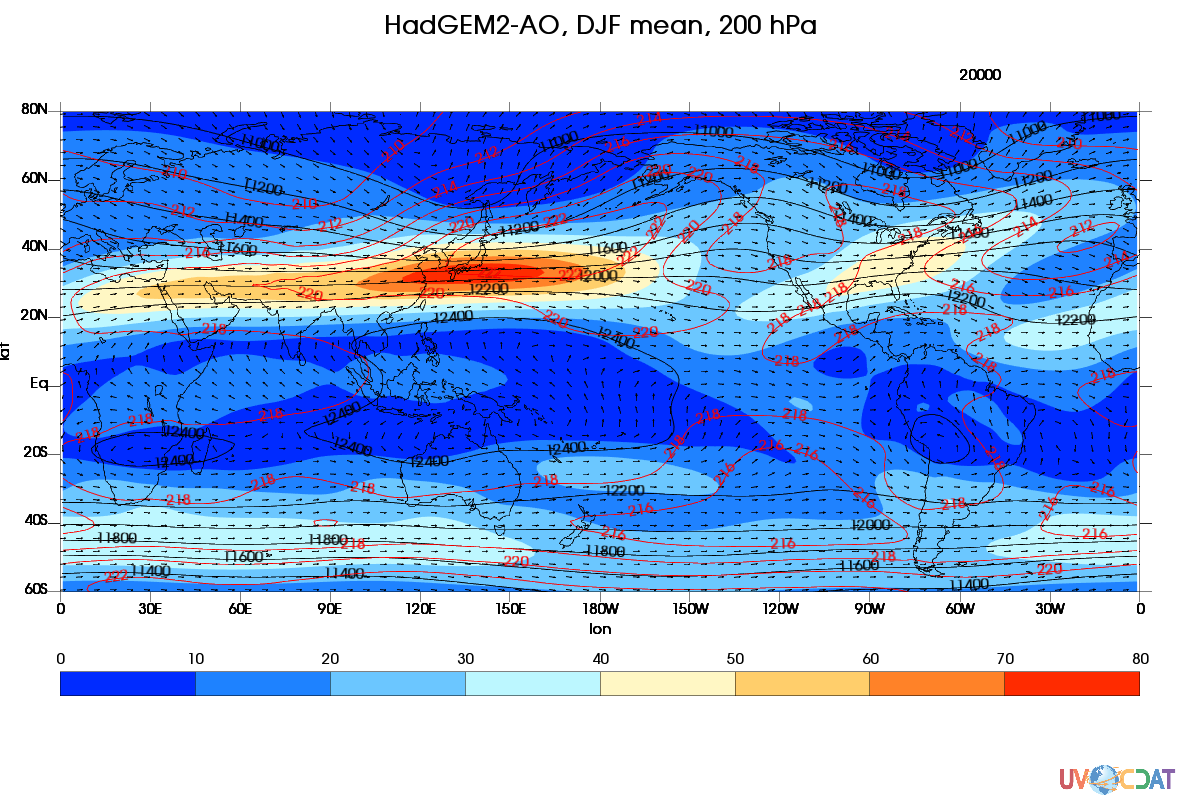

Write Python code to recreate this figure.
################################################################################################# 
# This python script plots climatologyt of DJF, at 200 hPa, obtained from one single CMIP5 model
# 
# Ji-Woo Lee (jwlee@llnl.gov), April 2016
################################################################################################# 

import cdms2 as cdms
import cdutil
import cdtime
import vcs
from cdms2 import MV

#
# Define function to get DJF climatology
#
def getdjf(var):
    var_djf = cdutil.DJF.climatology(d(time=(start_time,end_time)))
    var_djf.units = var.units
    var_djf.long_name = 'DJF clim. '+var.id+' '+str(start_year)+'-'+str(end_year)
    var_djf.id = d.id
    var_djf.model = 'HadGEM2-AO'
    return(var_djf)

#
# open file from local -- DATA was downloaded from ESGF
#
vars = ['zg','ta','ua','va']
nvar = len(vars)

start_year = 1949
end_year = 2010
start_time = cdtime.comptime(start_year)
end_time = cdtime.comptime(end_year)

data = {}

for var in vars[0:nvar]:
    odir = '/cmip5_css02/data/cmip5/output1/NIMR-KMA/HadGEM2-AO/historical/mon/atmos/Amon/r1i1p1/'+var+'/1/' # Put your data directory here
    nc = var+'_Amon_HadGEM2-AO_historical_r1i1p1_186001-200512.nc'
    f = cdms.open(odir+nc)

    #
    # load variable
    #
    d = f(var,lev=20000)

    #
    # climatology calculation
    #
    data[var] = getdjf(d)

    print var

    if(var=='zg'):
        lon = d.getLongitude()
        lat = d.getLatitude()
    f.close()

#
# Create canvas
#
canvas = vcs.init(geometry=(1200,800))
canvas.open()
template = canvas.createtemplate()
template.blank(["title","mean","min","max","dataname","crdate","crtime","units"]) ## Turn off additional information
#template.list() ## This commend could give list of items 

#
# Set ploting range
#
lat1=-60
lat2=80
lon1=0
lon2=360

#
# Calculate wind speed
#
data['wsd'] = MV.sqrt(data['ua']**2+data['va']**2)

#
# Vorticity field 
#
iso = canvas.createisofill()
iso.datawc_x1 = lon1
iso.datawc_x2 = lon2
iso.datawc_y1 = lat1
iso.datawc_y2 = lat2
canvas.setcolormap("blue_to_orange")
canvas.plot(data['wsd'],iso,template)

#
# Geopotential height field
#
lines1 = vcs.createisoline()
lines1.datawc_x1 = lon1
lines1.datawc_x2 = lon2
lines1.datawc_y1 = lat1
lines1.datawc_y2 = lat2
lines1.linecolors = ['black']
lines1.line=['solid']
lines1.label = 'y'
lines1.textcolors=['black']
canvas.plot(data['zg'],lines1,template)

#
# T field
#
lines2 = vcs.createisoline()
lines2.datawc_x1 = lon1
lines2.datawc_x2 = lon2
lines2.datawc_y1 = lat1
lines2.datawc_y2 = lat2
lines2.linecolors = ['red']
lines2.line=['dot']
#lines2.line=['dash']
lines2.label = 'y'
lines2.textcolors=['red']
canvas.plot(data['ta'],lines2,template)

#
# Plot wind field (vector)
#
vec = vcs.createvector()
ua2 = data['ua'][...,::3,::3] ## Resample U field to reduce vector density to half
va2 = data['va'][...,::3,::3] ## Resample V filed to reduce vector density to half
vec.datawc_x1 = lon1
vec.datawc_x2 = lon2
vec.datawc_y1 = lat1
vec.datawc_y2 = lat2
canvas.plot(ua2,va2,vec,template)

#
# Set title
#
plot_title = vcs.createtext()
plot_title.x = .5
plot_title.y = .98
plot_title.height = 24
plot_title.halign = "center"
plot_title.valign = "top"
plot_title.color="black"
plot_title.string = data['zg'].model+', DJF mean, 200 hPa'
canvas.plot(plot_title)

#
# Drop output as image file
#
canvas.png("example_200mb_wnd_ts_gph_djf_clim")
